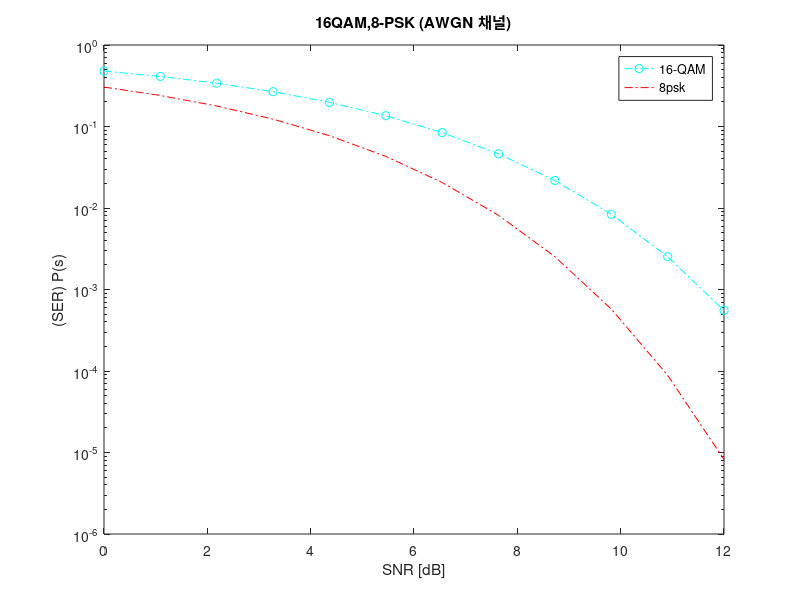

The MATLAB source for this figure:

ebno=logspace(0,1.2,12);
snr=10*log10(ebno);
Pb_psk(1,:)=1/2*erfc(sqrt(ebno)); Ps_psk(1,:)=Pb_psk(1,:);
k=2; M=2^k;
Ps_psk(k,:)=erfc(sqrt(k*ebno)*sin(pi/M));
Pb_psk(k,:)=Ps_psk(k,:)/k;

%% 16-QAM
k=4; M=2^k; %16-QAM을 위한 k,M 재설정
Pm=(1-1/sqrt(M))*erfc(sqrt(3/2/(M-1)*k*ebno));
Ps_qam(k,:)=1-(1-Pm).^2;
Pb_qam(k,:)=Ps_qam(k,:)/k;
semilogy(snr,Ps_qam(4,:),'-.co') %16-QAM:일점쇄선,청록,o표
axis([min(snr) max(snr) 1e-6 1])
xlabel('SNR [dB]'); ylabel('(SER) P(s)')
hold on

%% 8-PSK
k=3; M=2^k; %8-PSK을 위한 k,M 재설정
Pm=(1-1/sqrt(M))*erfc(sqrt(3/2/(M-1)*k*ebno));
Ps_qam(k,:)=1-(1-Pm).^2;
Pb_qam(k,:)=Ps_qam(k,:)/k;
semilogy(snr,Ps_qam(3,:),'-.r') %8-PSK:일점쇄선,빨강
legend('16-QAM', '8psk')
axis([min(snr) max(snr) 1e-6 1])
title('16QAM,8-PSK (AWGN 채널)')
xlabel('SNR [dB]'); ylabel('(SER) P(s)')